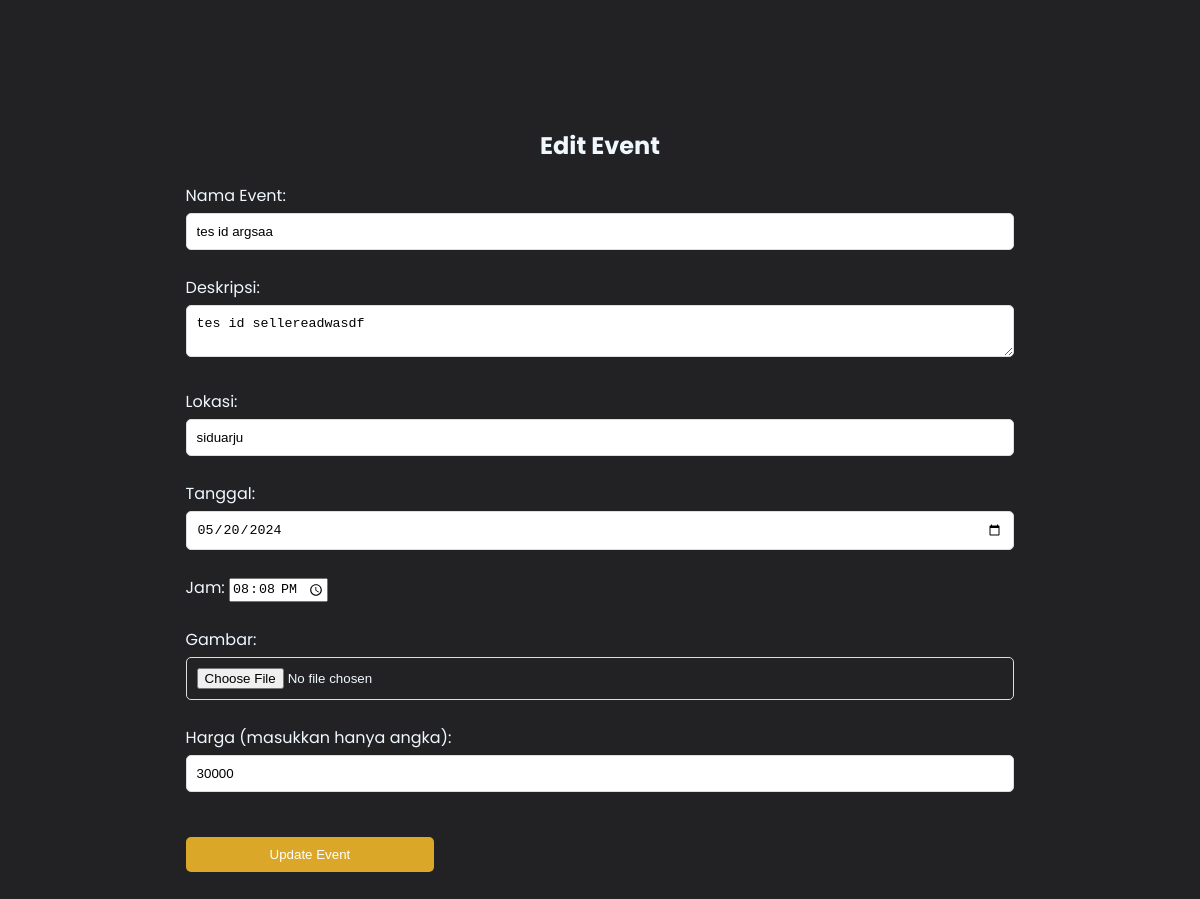
Screenshot of /editevent.php?id=21 (signed in) with the database file from the repository.
### tables this page shows
CREATE TABLE `event` (
  `id` int(11) NOT NULL,
  `idseller` int(30) NOT NULL,
  `nama` varchar(20) NOT NULL,
  `deskripsi` varchar(1000) NOT NULL,
  `tanggal` date NOT NULL,
  `lokasi` varchar(30) NOT NULL,
  `jam` varchar(10) NOT NULL,
  `gambar` text NOT NULL,
  `harga` int(10) NOT NULL
);

### editevent.php (the view, shortened to what this page needs)
<?php
require 'koneksi.php';
$id_event = $_GET['id'];
$query = "SELECT * FROM event WHERE id = $id_event";
$result = mysqli_query($conn, $query);
$event = mysqli_fetch_assoc($result);
?>
<!DOCTYPE html>
<html lang="en">
<head>
</head>
<body>
    <h2>Edit Event</h2>
    <form method="post" action="" enctype="multipart/form-data">
        Nama Event: <input type="text" name="nama" value="<?php echo $event['nama']; ?>"><br><br>
        Deskripsi: <textarea name="deskripsi"><?php echo $event['deskripsi']; ?></textarea><br><br>
        Lokasi: <input type="text" name="lokasi" value="<?php echo $event['lokasi']; ?>"><br><br>
        Tanggal: <input type="date" name="tanggal" value="<?php echo $event['tanggal']; ?>"><br><br>
        Jam: <input type="time" name="jam" value="<?php echo $event['jam']; ?>"><br><br>
        Gambar: <input type="file" name="gambar"><br><br>
        Harga (masukkan hanya angka): <input type="text" name="harga" value="<?php echo $event['harga']; ?>"><br><br>
        <input type="submit" value="Update Event">
    </form>
</body>
</html>

### editevent.php (style rules this page uses)
h2 { display: flex; justify-content: center; color: aliceblue; }
body { background-color: rgb(34, 33, 35); font-family: 'Poppins', sans-serif; padding-top: 100px; }
form { margin-left: 15%; width: 70%; color: aliceblue; padding-bottom: 60px; }
input[type="text"], input[type="date"], textarea, input[type="file"] { width: 100%; padding: 10px; margin-top: 5px; border: 1px solid #ddd; border-radius: 5px; box-sizing: border-box; }
input[type="submit"] { width: 30%; padding: 10px; margin-top: 20px; background-color: rgb(218, 167, 40); color: white; border: none; border-radius: 5px; cursor: pointer; }

### rows the page displays
event: nama "tes id argsaa", deskripsi "tes id sellereadwasdf", lokasi "siduarju", tanggal "05/20/2024", jam "20:08", harga "30000"
